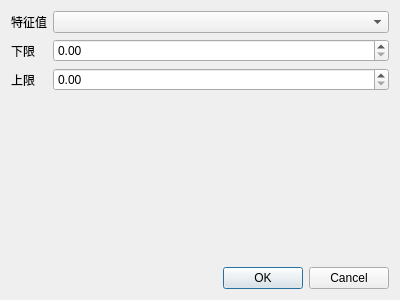
<?xml version="1.0" encoding="UTF-8"?>
<ui version="4.0">
 <class>DialogFeatureFilter</class>
 <widget class="QDialog" name="DialogFeatureFilter">
  <property name="geometry">
   <rect>
    <x>0</x>
    <y>0</y>
    <width>400</width>
    <height>300</height>
   </rect>
  </property>
  <property name="windowTitle">
   <string>单条过滤配置</string>
  </property>
  <layout class="QGridLayout" name="gridLayout">
   <item row="0" column="0">
    <layout class="QFormLayout" name="formLayout">
     <item row="0" column="0">
      <widget class="QLabel" name="labelFeature">
       <property name="text">
        <string>特征值</string>
       </property>
      </widget>
     </item>
     <item row="0" column="1">
      <widget class="QComboBox" name="feature"/>
     </item>
     <item row="1" column="0">
      <widget class="QLabel" name="labelMin">
       <property name="text">
        <string>下限</string>
       </property>
      </widget>
     </item>
     <item row="1" column="1">
      <widget class="QDoubleSpinBox" name="min">
       <property name="maximum">
        <double>9999.000000000000000</double>
       </property>
       <property name="singleStep">
        <double>0.010000000000000</double>
       </property>
      </widget>
     </item>
     <item row="2" column="0">
      <widget class="QLabel" name="labelMax">
       <property name="text">
        <string>上限</string>
       </property>
      </widget>
     </item>
     <item row="2" column="1">
      <widget class="QDoubleSpinBox" name="max">
       <property name="suffix">
        <string/>
       </property>
       <property name="maximum">
        <double>9999.000000000000000</double>
       </property>
       <property name="singleStep">
        <double>0.010000000000000</double>
       </property>
      </widget>
     </item>
    </layout>
   </item>
   <item row="1" column="0">
    <widget class="QDialogButtonBox" name="buttonBox">
     <property name="orientation">
      <enum>Qt::Horizontal</enum>
     </property>
     <property name="standardButtons">
      <set>QDialogButtonBox::Cancel|QDialogButtonBox::Ok</set>
     </property>
    </widget>
   </item>
  </layout>
 </widget>
 <resources/>
 <connections>
  <connection>
   <sender>buttonBox</sender>
   <signal>accepted()</signal>
   <receiver>DialogFeatureFilter</receiver>
   <slot>accept()</slot>
   <hints>
    <hint type="sourcelabel">
     <x>248</x>
     <y>254</y>
    </hint>
    <hint type="destinationlabel">
     <x>157</x>
     <y>274</y>
    </hint>
   </hints>
  </connection>
  <connection>
   <sender>buttonBox</sender>
   <signal>rejected()</signal>
   <receiver>DialogFeatureFilter</receiver>
   <slot>reject()</slot>
   <hints>
    <hint type="sourcelabel">
     <x>316</x>
     <y>260</y>
    </hint>
    <hint type="destinationlabel">
     <x>286</x>
     <y>274</y>
    </hint>
   </hints>
  </connection>
 </connections>
</ui>
